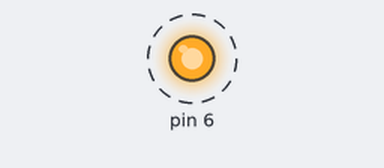
Recording of a sketch running on a simulated Arduino Uno, built with avr-gcc and run on an emulated ATmega328P. Shown: output pins drawn as LEDs (lit = HIGH). Dashed ring = blinking.

Above: at 0.5 s.
Timing chart, 0 to 4.6 s (numbered marks = the images above):
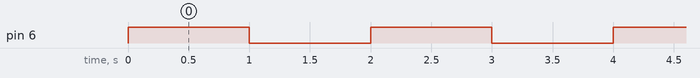

Measured:
- by itself, pin 6: alternates HIGH for 1.0 s and LOW for 1.0 s

The sketch:

blink_led.ino
```cpp
#define LED PB6 // consulte https://docs.franzininho.com.br/docs/franzininho-c0/franzininho-c0-board/ para acessar o pinout da placa

void setup() {
  pinMode(LED, OUTPUT);
}

void loop() {
  digitalWrite(LED, HIGH);   // acende LED
  delay(1000);              // espera 1 segundo
  digitalWrite(LED, LOW);    // apaga LED
  delay(1000);              // espera 1 segundo
}
```
